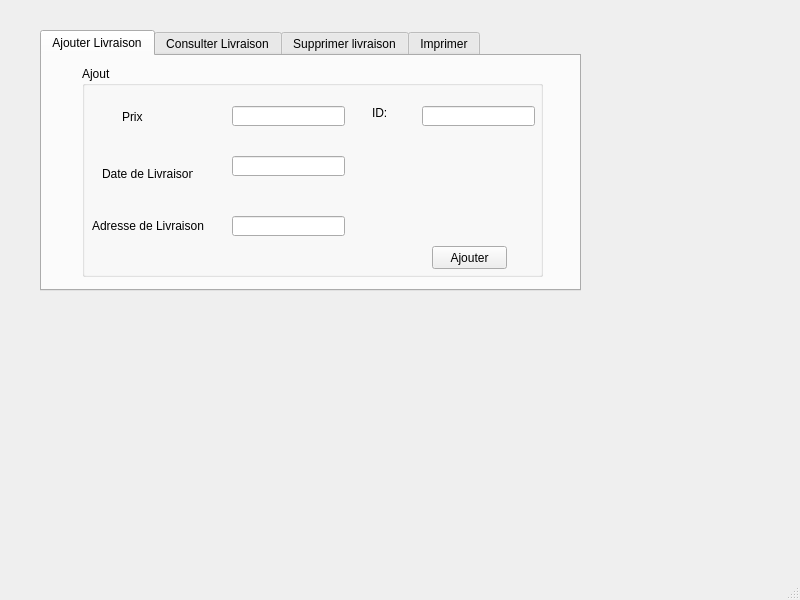
<?xml version="1.0" encoding="UTF-8"?>
<ui version="4.0">
 <class>MainWindow</class>
 <widget class="QMainWindow" name="MainWindow">
  <property name="geometry">
   <rect>
    <x>0</x>
    <y>0</y>
    <width>800</width>
    <height>600</height>
   </rect>
  </property>
  <property name="windowTitle">
   <string>MainWindow</string>
  </property>
  <widget class="QWidget" name="centralwidget">
   <widget class="QTabWidget" name="tabWidget">
    <property name="geometry">
     <rect>
      <x>40</x>
      <y>30</y>
      <width>541</width>
      <height>261</height>
     </rect>
    </property>
    <property name="currentIndex">
     <number>0</number>
    </property>
    <widget class="QWidget" name="tab">
     <attribute name="title">
      <string>Ajouter Livraison</string>
     </attribute>
     <widget class="QGroupBox" name="groupBox">
      <property name="geometry">
       <rect>
        <x>40</x>
        <y>10</y>
        <width>461</width>
        <height>211</height>
       </rect>
      </property>
      <property name="title">
       <string>Ajout</string>
      </property>
      <widget class="QLabel" name="le_prix">
       <property name="geometry">
        <rect>
         <x>40</x>
         <y>30</y>
         <width>71</width>
         <height>41</height>
        </rect>
       </property>
       <property name="text">
        <string>Prix</string>
       </property>
      </widget>
      <widget class="QLabel" name="le_datelivraison">
       <property name="geometry">
        <rect>
         <x>20</x>
         <y>100</y>
         <width>91</width>
         <height>16</height>
        </rect>
       </property>
       <property name="text">
        <string>Date de Livraison</string>
       </property>
      </widget>
      <widget class="QLabel" name="le_adresselivraison">
       <property name="geometry">
        <rect>
         <x>10</x>
         <y>150</y>
         <width>151</width>
         <height>20</height>
        </rect>
       </property>
       <property name="text">
        <string>Adresse de Livraison</string>
       </property>
      </widget>
      <widget class="QLineEdit" name="lineEdit">
       <property name="geometry">
        <rect>
         <x>150</x>
         <y>40</y>
         <width>113</width>
         <height>20</height>
        </rect>
       </property>
      </widget>
      <widget class="QLineEdit" name="lineEdit_2">
       <property name="geometry">
        <rect>
         <x>150</x>
         <y>90</y>
         <width>113</width>
         <height>20</height>
        </rect>
       </property>
      </widget>
      <widget class="QLineEdit" name="lineEdit_3">
       <property name="geometry">
        <rect>
         <x>150</x>
         <y>150</y>
         <width>113</width>
         <height>20</height>
        </rect>
       </property>
      </widget>
      <widget class="QPushButton" name="pb_ajouter">
       <property name="geometry">
        <rect>
         <x>350</x>
         <y>180</y>
         <width>75</width>
         <height>23</height>
        </rect>
       </property>
       <property name="text">
        <string>Ajouter</string>
       </property>
      </widget>
      <widget class="QLabel" name="label">
       <property name="geometry">
        <rect>
         <x>290</x>
         <y>40</y>
         <width>47</width>
         <height>14</height>
        </rect>
       </property>
       <property name="text">
        <string>ID:</string>
       </property>
      </widget>
      <widget class="QLineEdit" name="le_id">
       <property name="geometry">
        <rect>
         <x>340</x>
         <y>40</y>
         <width>113</width>
         <height>20</height>
        </rect>
       </property>
      </widget>
     </widget>
    </widget>
    <widget class="QWidget" name="tab_2">
     <attribute name="title">
      <string>Consulter Livraison</string>
     </attribute>
     <widget class="QTableView" name="tablivraison">
      <property name="geometry">
       <rect>
        <x>10</x>
        <y>10</y>
        <width>501</width>
        <height>211</height>
       </rect>
      </property>
     </widget>
    </widget>
    <widget class="QWidget" name="tab_3">
     <attribute name="title">
      <string>Supprimer livraison</string>
     </attribute>
     <widget class="QLineEdit" name="lineEdit_4">
      <property name="geometry">
       <rect>
        <x>170</x>
        <y>80</y>
        <width>113</width>
        <height>20</height>
       </rect>
      </property>
     </widget>
     <widget class="QLabel" name="label_2">
      <property name="geometry">
       <rect>
        <x>130</x>
        <y>70</y>
        <width>71</width>
        <height>31</height>
       </rect>
      </property>
      <property name="text">
       <string>ID:</string>
      </property>
     </widget>
     <widget class="QPushButton" name="pb_supprimer">
      <property name="geometry">
       <rect>
        <x>350</x>
        <y>160</y>
        <width>75</width>
        <height>23</height>
       </rect>
      </property>
      <property name="text">
       <string>Supprimer</string>
      </property>
     </widget>
    </widget>
    <widget class="QWidget" name="tab_4">
     <attribute name="title">
      <string>Imprimer</string>
     </attribute>
     <widget class="QPushButton" name="imprimer">
      <property name="geometry">
       <rect>
        <x>390</x>
        <y>170</y>
        <width>75</width>
        <height>23</height>
       </rect>
      </property>
      <property name="text">
       <string>Imprimer</string>
      </property>
     </widget>
     <widget class="QLabel" name="label_3">
      <property name="geometry">
       <rect>
        <x>110</x>
        <y>80</y>
        <width>91</width>
        <height>21</height>
       </rect>
      </property>
      <property name="text">
       <string>ID:</string>
      </property>
     </widget>
     <widget class="QLineEdit" name="lineEdit_5">
      <property name="geometry">
       <rect>
        <x>140</x>
        <y>80</y>
        <width>113</width>
        <height>20</height>
       </rect>
      </property>
     </widget>
    </widget>
   </widget>
  </widget>
  <widget class="QMenuBar" name="menubar">
   <property name="geometry">
    <rect>
     <x>0</x>
     <y>0</y>
     <width>800</width>
     <height>22</height>
    </rect>
   </property>
  </widget>
  <widget class="QStatusBar" name="statusbar"/>
 </widget>
 <resources/>
 <connections/>
</ui>
